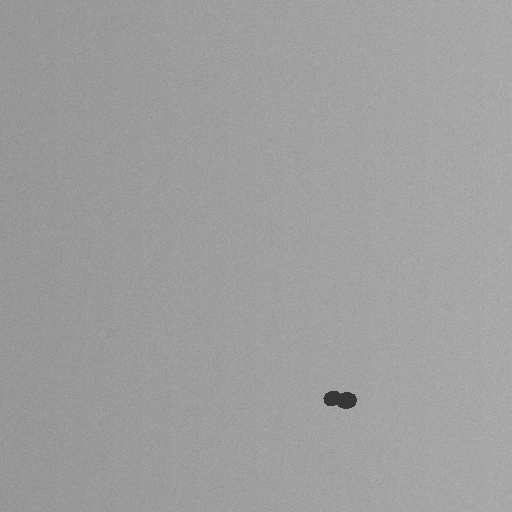
#> input picture data/eval/golden/images/synthetic_000.png, 512 x 512 px
$ python -i film_region.py   (imports and definitions only)
#> lines starting #> are read from the running program, lines starting #| are printed output that depends on the picture; after the words box and inside, x2 and y2 are one past the last pixel; in counts of white or black regions, pixels touching at a corner belong together
"""底片区域检测：从翻拍照片/扫描件中分割胶片有效区。纯算法，无 I/O。

背景：现场底片常以"相机拍灯箱"方式数字化——四周是过曝亮背景与边框，
胶片只占画面一部分。黑度/IQI/质量门禁若在整图上计算，亮背景会把平均
灰阶大幅拉高（黑度被低估数倍），IQI 自动定位也易锁到边框/焊缝亮线。
先分割胶片区，再在其上做门禁与检测，是翻拍影像可评的前置条件。

方法：高斯去噪 → Otsu 反相阈值（暗=胶片）→ 闭/开运算（核随图幅自适应，
弥合胶片内亮焊缝造成的割裂）→ 最大连通域 → 掩膜；外接框取腐蚀后的
"核区"（剥离翻拍边框/扫描白边，避免框被边框撑满整幅）。

is_photo 判据（翻拍影像特征）：
- 胶片占画面比例 ≤ max_photo_area_frac（满幅 = 扫描件，非翻拍）；且
- 亮背景（灰度 ≥ surround_bright_gray）占整幅比例 ≥ surround_min_frac
  （灯箱过曝环绕）。阈值取得较低：误判翻拍的代价只是门禁降级+强制人工
  复核（安全方向），漏判翻拍则会让影像被误阻断。

已知边界：is_photo=True 仅代表"绝对光学黑度不可测"（8bit 容器黑度上限
2.41，相机曝光/伽马又破坏线性映射），不代表底片合格；门禁是否降级由
density.photo_policy 配置决定，本模块不输出任何合格性结论。
"""

from __future__ import annotations

from dataclasses import dataclass

import cv2
import numpy as np


@dataclass(frozen=True)
class FilmRegionCfg:
    """底片区域分割配置（infra/config.FilmRegionCfg 的领域镜像）。"""

    min_area_frac: float = 0.08  # 胶片区最小占画面比例（低于视为分割失败）
    max_photo_area_frac: float = 0.88  # 胶片占比低于此值才可能判翻拍（满幅=扫描件）
    surround_bright_gray: float = 200.0  # 环绕背景"亮"的灰度下限（灯箱过曝特征）
    surround_min_frac: float = 0.05  # 亮背景占**整幅**最小占比（低阈偏安全：误判翻拍仅多人工复核）


@dataclass(frozen=True)
class FilmRegion:
    """分割出的胶片区：外接框 + 像素级掩膜 + 翻拍判定。"""

    x: int
    y: int
    w: int
    h: int
    area_frac: float  # 胶片面积 / 整幅面积
    is_photo: bool  # True=翻拍影像（绝对黑度不可测）
    mask: np.ndarray  # bool (H, W)，胶片区=True（未腐蚀，完整胶片域）


def detect_film_region(gray: np.ndarray, cfg: FilmRegionCfg | None = None) -> FilmRegion | None:
    """检测胶片有效区。分割失败（无显著暗色连通域）返回 None，调用方按整图处理。"""
    cfg = cfg or FilmRegionCfg()
    if gray is None or gray.size == 0:
        return None
    arr = np.asarray(gray)
    h, w = arr.shape[:2]
    img8 = _to_uint8(arr)
    blur = cv2.GaussianBlur(img8, (5, 5), 0)
    # 反相二值化：暗区=胶片，亮区=灯箱/扫描白边。Otsu 对双峰（亮背景/暗胶片）
    # 稳健；均匀图无峰时阈值落在中位，最大暗连通域往往过小而被 min_area_frac 拒绝。
    _, dark = cv2.threshold(blur, 0, 255, cv2.THRESH_BINARY_INV + cv2.THRESH_OTSU)
    dark = _refine_dark_core(blur, dark, min_frac=cfg.min_area_frac)
    k = max(3, int(min(h, w) * 0.02) | 1)
    kernel = np.ones((k, k), np.uint8)
    # 闭运算弥合胶片内亮焊缝/亮线的割裂；开运算去掉边框毛刺与孤立暗斑。
    dark = cv2.morphologyEx(dark, cv2.MORPH_CLOSE, kernel)
    dark = cv2.morphologyEx(dark, cv2.MORPH_OPEN, kernel)
    n, labels, stats, _ = cv2.connectedComponentsWithStats(dark)
    if n < 2:
        return None
    idx = 1 + int(np.argmax(stats[1:, cv2.CC_STAT_AREA]))
    area = int(stats[idx, cv2.CC_STAT_AREA])
    area_frac = area / float(h * w)
    if area_frac < cfg.min_area_frac:
        return None
    mask = labels == idx
    x, y, bw, bh = _core_bbox(mask, margin_frac=0.03, fallback=stats[idx])
    # 亮背景占比按**整幅**计：扫描件白边（线性边距 ~2-3%）占整幅比例很小，
    # 不触发翻拍判定；灯箱翻拍的亮背景通常占整幅 20% 以上。
    bright_frac = float((img8.reshape(-1) >= cfg.surround_bright_gray).mean())
    is_photo = area_frac <= cfg.max_photo_area_frac and bright_frac >= cfg.surround_min_frac
    return FilmRegion(x=x, y=y, w=bw, h=bh, area_frac=area_frac, is_photo=is_photo, mask=mask)


def _refine_dark_core(blur: np.ndarray, dark: np.ndarray, min_frac: float) -> np.ndarray:
    """两级 Otsu：暗类内部再分一次，取更暗子类为胶片本体。

    翻拍照片的橙色边框/画面黑条灰度介于灯箱与胶片本体之间，单级 Otsu 会把
    边框并入胶片连通域（外接框被撑满整幅，腐蚀也剥不掉）。在暗类灰度分布
    内部再做一次 Otsu，可把胶片本体（更暗）与边框/亮度渐变（中等暗度）分开。

    防塌缩护栏：仅当更暗子类面积占比 ∈ [min_frac, 80%×暗类] 时采用——
    低于下限说明二次分割锁到了孤立小特征（如全幅扫描件里的单个缺陷），
    接近暗类说明没分出有意义的子类，两种情况都保留单级结果。
    """
    vals = blur[dark > 0]
    if vals.size < 100:
        return dark
    t2, _ = cv2.threshold(vals, 0, 255, cv2.THRESH_BINARY_INV + cv2.THRESH_OTSU)
    if t2 <= 0:
        return dark
    core = ((blur <= t2) & (dark > 0)).astype(np.uint8) * 255
    frac = float(core.mean()) / 255.0
    dark_frac = float((dark > 0).mean())
    if min_frac <= frac <= 0.8 * dark_frac:
        return core
    return dark


def _core_bbox(
    mask: np.ndarray, margin_frac: float, fallback: np.ndarray
) -> tuple[int, int, int, int]:
    """腐蚀后掩膜**最大连通域**的外接框（剥离翻拍边框/扫描白边/画面黑条）。

    翻拍照片的橙色边框、画面上下黑条常与胶片连成单一暗色连通域，仅腐蚀
    不足以收缩外接框（框仍被撑满整幅）。故腐蚀后重取最大连通域：胶片本体
    面积远大于残余边框条带，其核区即胶片有效区。核区为空（胶片本身细窄）
    时回退连通域统计外接框。
    """
    h, w = mask.shape[:2]
    m = max(3, int(min(h, w) * margin_frac) | 1)
    core = cv2.erode(mask.astype(np.uint8), np.ones((m, m), np.uint8))
    if core.any():
        _n, _labels, stats, _ = cv2.connectedComponentsWithStats(core)
        idx = 1 + int(np.argmax(stats[1:, cv2.CC_STAT_AREA]))
        return (
            int(stats[idx, cv2.CC_STAT_LEFT]),
            int(stats[idx, cv2.CC_STAT_TOP]),
            int(stats[idx, cv2.CC_STAT_WIDTH]),
            int(stats[idx, cv2.CC_STAT_HEIGHT]),
        )
    return (
        int(fallback[cv2.CC_STAT_LEFT]),
        int(fallback[cv2.CC_STAT_TOP]),
        int(fallback[cv2.CC_STAT_WIDTH]),
        int(fallback[cv2.CC_STAT_HEIGHT]),
    )


def _to_uint8(arr: np.ndarray) -> np.ndarray:
    """分割专用归一化（min-max 拉伸仅服务阈值分割，黑度测量仍用原数组）。"""
    if arr.dtype == np.uint8:
        return arr
    a = arr.astype(np.float32)
    lo, hi = float(a.min()), float(a.max())
    if hi <= lo:
        return np.zeros_like(a, dtype=np.uint8)
    return ((a - lo) / (hi - lo) * 255.0).astype(np.uint8)


# ---------------------------------------------------------------------------
# 检测源装配（评片管道与 /detect 预检共用，消除两处分叉）
# ---------------------------------------------------------------------------


def detect_film_region_trusted(gray: np.ndarray, cfg: FilmRegionCfg) -> FilmRegion | None:
    """detect_film_region + 可信校验。

    分割结果既非翻拍、也不占大幅面（如 Otsu 只锁到焊缝条带）→ 不可信，返回
    None（调用方按整图处理）：据此掩膜检测会把条带外的真实缺陷一并屏蔽掉。
    """
    film = detect_film_region(gray, cfg)
    if film is not None and not (film.is_photo or film.area_frac >= 0.7):
        return None
    return film


def film_background_fill(gray: np.ndarray, film: FilmRegion | None) -> np.ndarray:
    """胶片区外背景填充为胶片中位灰阶，返回检测源（原数组不被修改）。

    防止灯箱亮背景/翻拍边框被误检为缺陷；film=None 或胶片占满幅（mask 全真）
    时原样返回。填充值取胶片区（x,y,w,h）中位灰阶——与胶片本体一致，把背景
    推离检测阈值。
    """
    if film is None or bool(film.mask.all()):
        return gray
    out = gray.copy()
    out[~film.mask] = int(np.median(gray[film.y : film.y + film.h, film.x : film.x + film.w]))
    return out

>>> import cv2
>>> picture = cv2.imread('../../data/eval/golden/images/synthetic_000.png', cv2.IMREAD_GRAYSCALE)
#> picture is the input picture: shape (512, 512); min 55, max 182, mean 158.3
>>> result = detect_film_region(picture)
#> in detect_film_region, `_, dark = cv2.threshold(blur, 0, 255, cv2.THRESH_BINARY_INV + cv2.THRE..`:
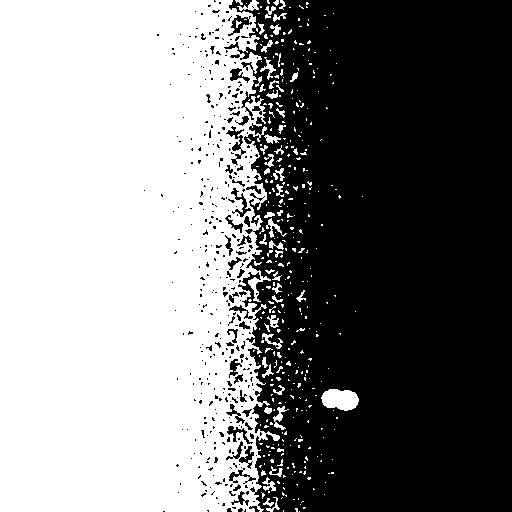
#> dark: shape (512, 512); 50.1% white; 385 black regions (344 under 20 px), largest, box (x1, y1, x2, y2) and area: (224, 0, 512, 512) 126477, (226, 126, 246, 165) 228, (228, 15, 252, 36) 188
#> in _refine_dark_core, `t2, _ = cv2.threshold(vals, 0, 255, cv2.THRESH_BINARY_INV + cv2.THRESH..`: t2 = 108
#> in _refine_dark_core, `core = ((blur <= t2) & (dark > 0)).astype(np.uint8) * 255`:
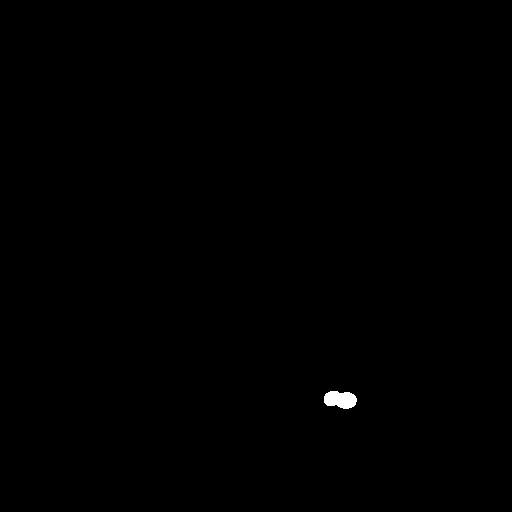
#> core: shape (512, 512); 0.18% white; 1 white region, box (x1, y1, x2, y2) and area: (324, 391, 357, 409) 459
#> in _refine_dark_core, `frac = float(core.mean()) / 255.0`: frac = 0.00175
#> in _refine_dark_core, `dark_frac = float((dark > 0).mean())`: dark_frac = 0.501
#> in detect_film_region, `dark = cv2.morphologyEx(dark, cv2.MORPH_CLOSE, kernel)`:
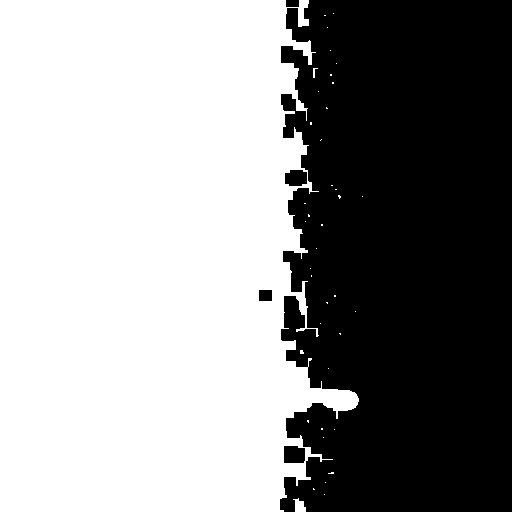
#> dark: shape (512, 512); 57.9% white; 5 black regions, box (x1, y1, x2, y2) and area: (280, 0, 512, 512) 109517, (284, 446, 305, 463) 341, (285, 170, 307, 186) 311, (259, 290, 272, 301) 143, (286, 0, 299, 7) 91
#> in detect_film_region, `dark = cv2.morphologyEx(dark, cv2.MORPH_OPEN, kernel)`:
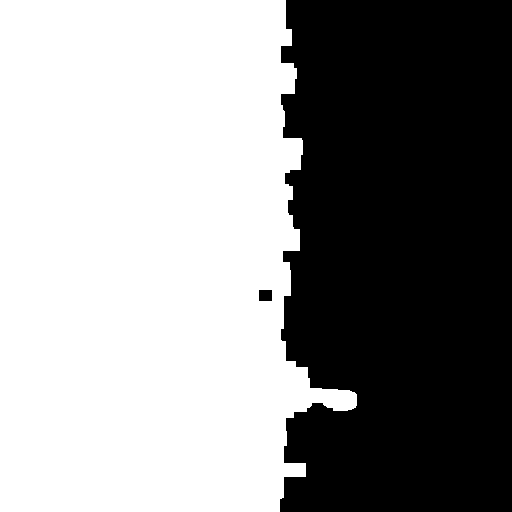
#> dark: shape (512, 512); 57.1% white; 2 black regions, box (x1, y1, x2, y2) and area: (280, 0, 512, 512) 112310, (259, 290, 272, 301) 143
#> in detect_film_region, `n, labels, stats, _ = cv2.connectedComponentsWithStats(dark)`: n = 2; stats = [[259, 0, 253, 512, 112453], [0, 0, 357, 512, 149691]]
#> in detect_film_region, `idx = 1 + int(np.argmax(stats[1:, cv2.CC_STAT_AREA]))`: idx = 1
#> in detect_film_region, `area = int(stats[idx, cv2.CC_STAT_AREA])`: area = 149691
#> in detect_film_region, `area_frac = area / float(h * w)`: area_frac = 0.571
#> in _core_bbox, `core = cv2.erode(mask.astype(np.uint8), np.ones((m, m), np.uint8))`:
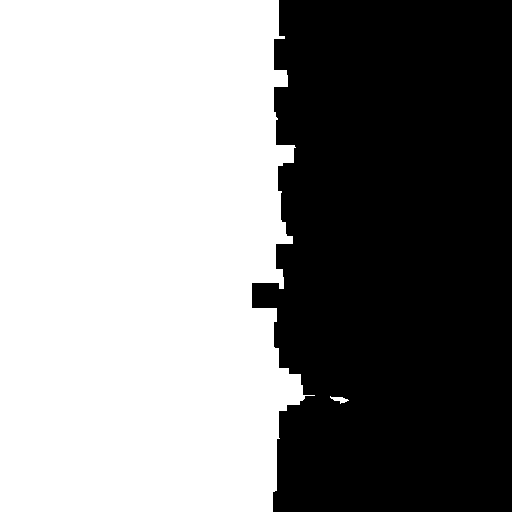
#> core: shape (512, 512); values 0 (black) and 1 (white), 54.6% white; 1 black region, box (x1, y1, x2, y2) and area: (252, 0, 512, 512) 119099
#> in _core_bbox, `_n, _labels, stats, _ = cv2.connectedComponentsWithStats(core)`:
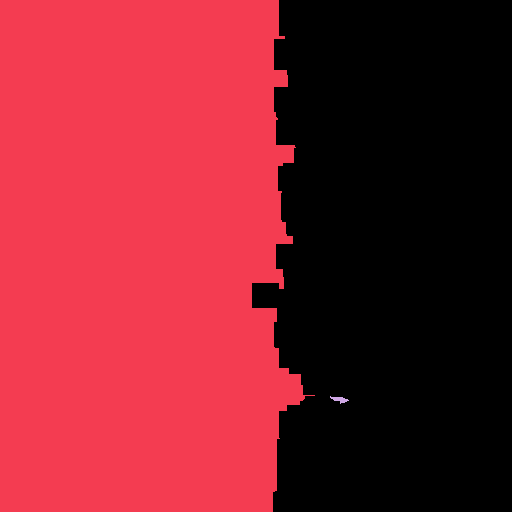
#> _labels: shape (512, 512) int32; 3 distinct labels, from 0 to 2; one colour per label, 0 black
#> in _core_bbox, `_n, _labels, stats, _ = cv2.connectedComponentsWithStats(core)`: stats = [[252, 0, 260, 512, 119099], [0, 0, 315, 512, 142974], [330, 396, 19, 8, 71]]
#> in _core_bbox, `idx = 1 + int(np.argmax(stats[1:, cv2.CC_STAT_AREA]))`: idx = 1
#> in detect_film_region, `x, y, bw, bh = _core_bbox(mask, margin_frac=0.03, fallback=stats[idx])`: x = 0; bw = 315; bh = 512
#> in detect_film_region, `bright_frac = float((img8.reshape(-1) >= cfg.surround_bright_gray).mea..`: bright_frac = 0
#> in detect_film_region, `is_photo = area_frac <= cfg.max_photo_area_frac and bright_frac >= cfg..`: is_photo = False

$ run again, on data/eval/golden/images/synthetic_002.png
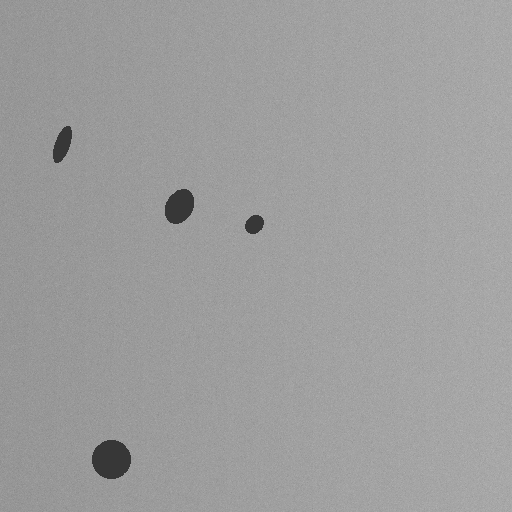
#> input picture data/eval/golden/images/synthetic_002.png, 512 x 512 px
#> picture is the input picture: shape (512, 512); min 55, max 182, mean 157.5
#> in detect_film_region, `_, dark = cv2.threshold(blur, 0, 255, cv2.THRESH_BINARY_INV + cv2.THRE..`:
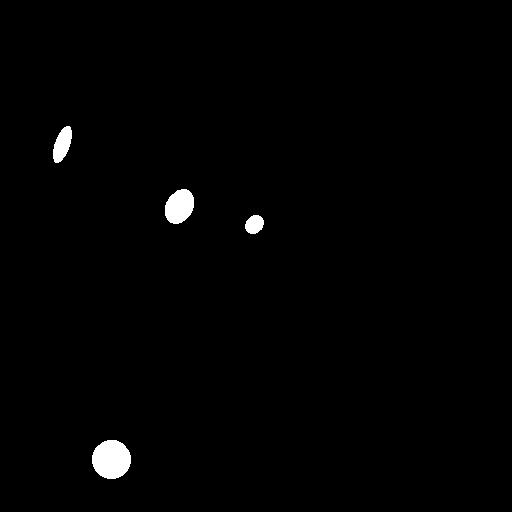
#> dark: shape (512, 512); 1% white; 4 white regions, box (x1, y1, x2, y2) and area: (92, 440, 131, 479) 1198, (165, 189, 194, 224) 779, (53, 126, 72, 163) 462, (245, 215, 264, 234) 276
#> vals = 2715 values, max 109 at index 28, min 55 at index 15, mean 60.45
#> t2 = 72
#> core: shape (512, 512); 0.91% white; 4 white regions, box (x1, y1, x2, y2) and area: (93, 441, 130, 478) 1086, (166, 190, 193, 223) 691, (54, 127, 71, 162) 377, (246, 216, 263, 233) 225
#> frac = 0.00908
#> dark_frac = 0.0104
#> in detect_film_region, `dark = cv2.morphologyEx(dark, cv2.MORPH_OPEN, kernel)`:
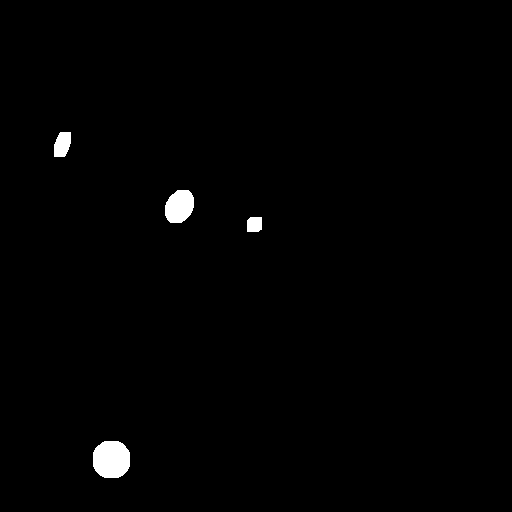
#> dark: shape (512, 512); 0.95% white; 4 white regions, box (x1, y1, x2, y2) and area: (93, 441, 130, 478) 1161, (165, 190, 194, 223) 767, (54, 132, 71, 157) 348, (247, 217, 262, 232) 214
#> labels: shape (512, 512) int32; 5 distinct labels, from 0 to 4
#> n = 5; stats = [[0, 0, 512, 512, 259654], [54, 132, 17, 25, 348], [165, 190, 29, 33, 767], [247, 217, 15, 15, 214], [93, 441, 37, 37, 1161]]
#> idx = 4
#> area = 1161
#> area_frac = 0.00443
